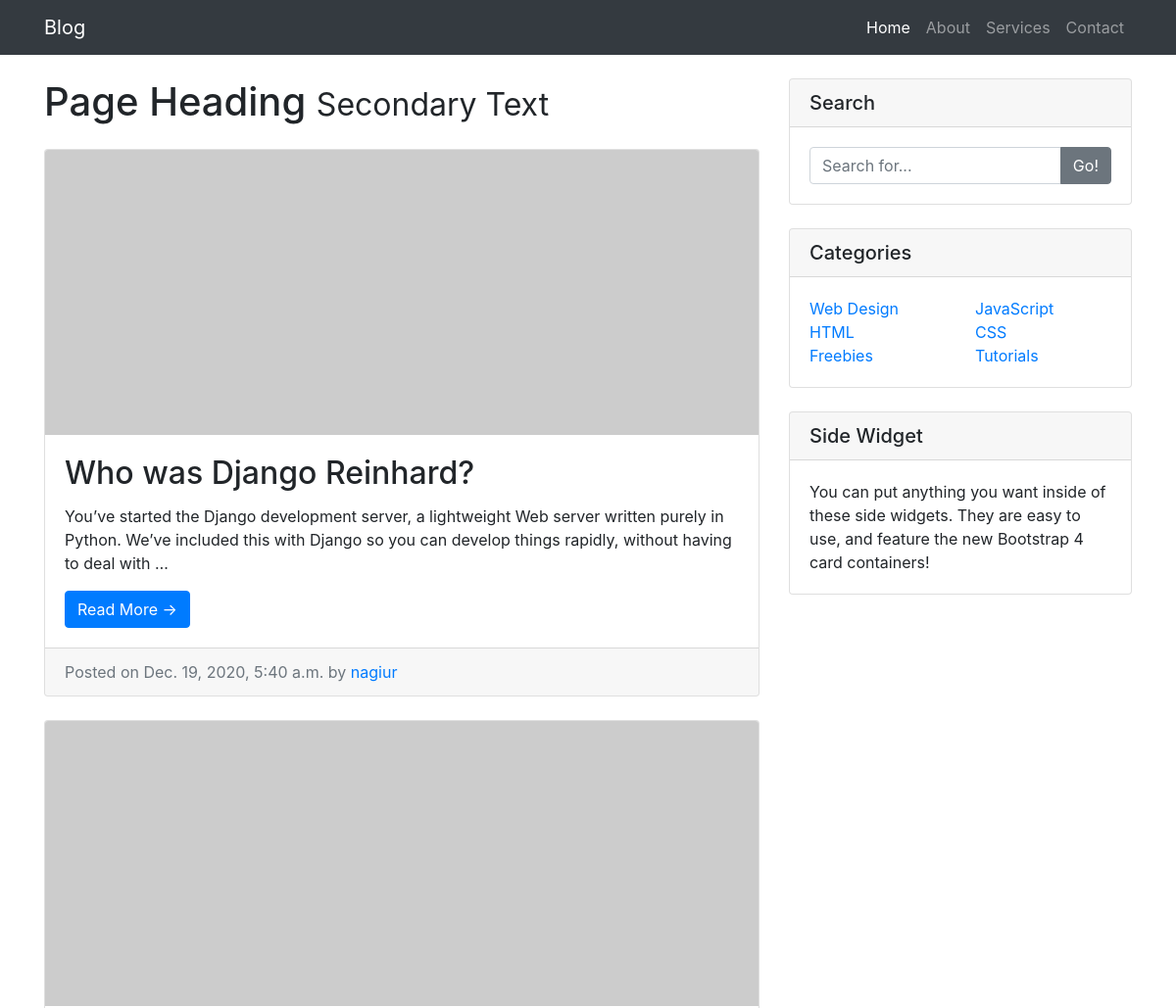
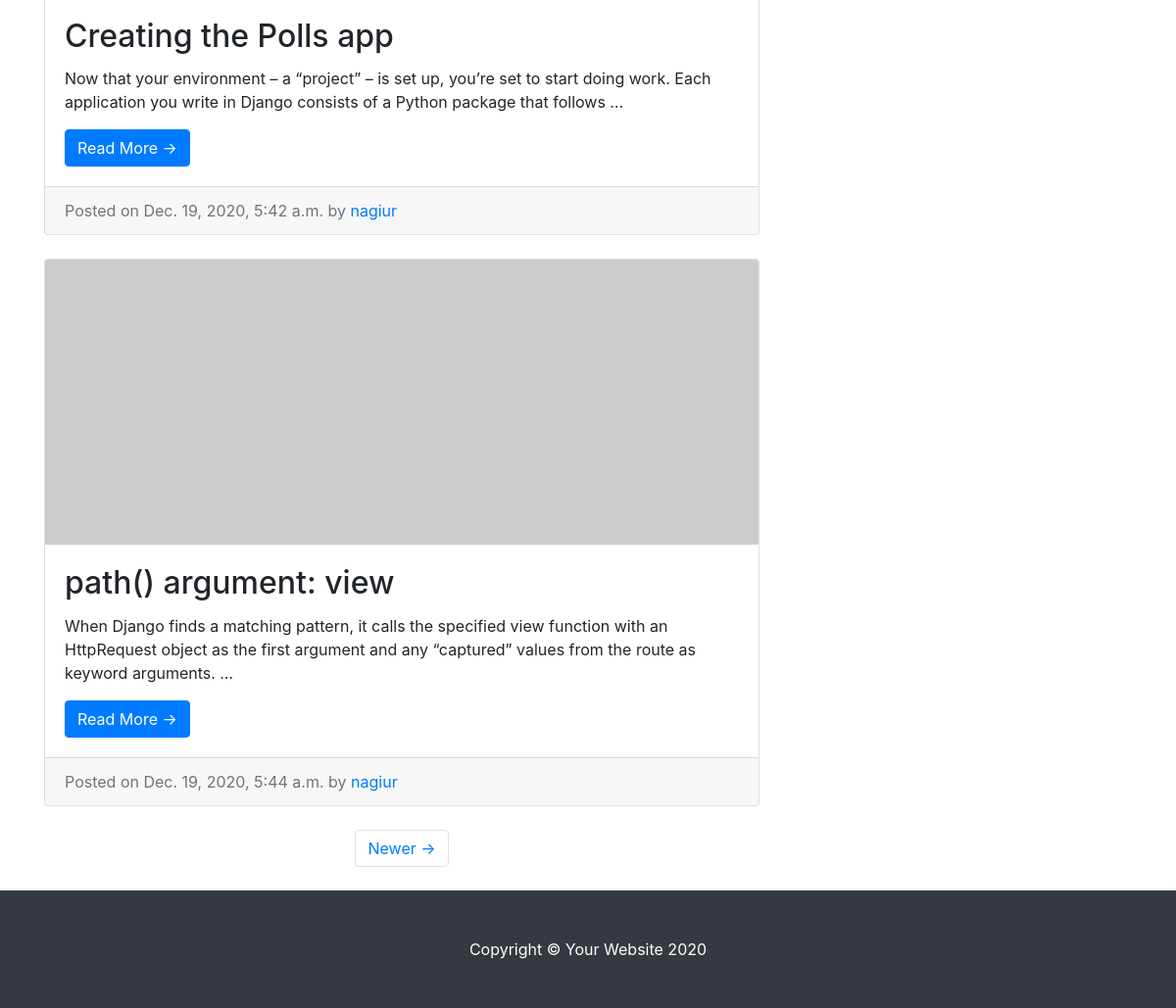
Screenshot of /blog/ with the database file from the repository (2 pictures, top to bottom).
### blog/models.py (models this page shows)
class Post(models.Model):
    STATUS_CHOICES = (
        ('draft', 'Draft'),
        ('published', 'Published')
    )
    title = models.CharField(max_length=250)
    slug = models.SlugField(max_length=250,unique_for_date='publish')
    author = models.ForeignKey(User,on_delete=models.CASCADE,related_name='blog_posts')
    body = models.TextField()
    publish = models.DateTimeField(default=timezone.now)
    created = models.DateTimeField(auto_now_add=True)
    updated = models.DateTimeField(auto_now=True)
    status = models.CharField(max_length=10, choices=STATUS_CHOICES, default='draft')

### blog/views.py (the view)
# urls.py: path('', PostListView.as_view(), name='post_list'),
class PostListView(ListView):
    model = Post
    context_object_name = 'posts'
    paginate_by = 3
    template_name = 'blog/list.html'

### blog/templates/blog/list.html (shortened to what this page needs)
{% extends "blog/base.html" %}
{% block content %}
{% for post in posts %}
        <div class="card mb-4">
          <img class="card-img-top" src="http://placehold.it/750x300" alt="Card image cap">
          <div class="card-body">
            <h2 class="card-title">{{ post.title}}</h2>
            <p class="card-text">{{ post.body | truncatewords:30  }}</p>
            <a href="{% url 'detail' post.id %}" class="btn btn-primary">Read More &rarr;</a>
          </div>
          <div class="card-footer text-muted">
            Posted on {{ post.publish }} by
            <a href="">{{ post.author}}</a>
          </div>
        </div>
{% endfor %}
 {% include "pagination.html" with page=page_obj %}
{% endblock %}

### blog/templates/blog/base.html (shortened to what this page needs)
{% load static %}
<html lang="en">
<head>
  <link href="{% static 'css/vendor/bootstrap/css/bootstrap.min.css' %}" rel="stylesheet">
  <link href="{% static 'css/css/blog-home.css' %}" rel="stylesheet">
</head>
<body>
  <nav class="navbar navbar-expand-lg navbar-dark bg-dark fixed-top">
    <div class="container">
      <a class="navbar-brand" href="#">Blog</a>
      <div class="collapse navbar-collapse" id="navbarResponsive">
        <ul class="navbar-nav ml-auto">
          <li class="nav-item active">
            <a class="nav-link" href="#">Home
            </a>
          </li>
          <li class="nav-item">
            <a class="nav-link" href="#">About</a>
          </li>
          <li class="nav-item">
            <a class="nav-link" href="#">Services</a>
          </li>
          <li class="nav-item">
            <a class="nav-link" href="#">Contact</a>
          </li>
        </ul>
      </div>
    </div>
  </nav>
  <div class="container">
    <div class="row">
      <div class="col-md-8">
        <h1 class="my-4">Page Heading
          <small>Secondary Text</small>
        </h1>
    {% block content %}
    {% endblock %}
      </div>
      <div class="col-md-4">
        <div class="card my-4">
          <h5 class="card-header">Search</h5>
          <div class="card-body">
            <div class="input-group">
              <input type="text" class="form-control" placeholder="Search for...">
              <span class="input-group-append">
                <button class="btn btn-secondary" type="button">Go!</button>
              </span>
            </div>
          </div>
        </div>
        <div class="card my-4">
          <h5 class="card-header">Categories</h5>
          <div class="card-body">
            <div class="row">
              <div class="col-lg-6">
                <ul class="list-unstyled mb-0">
                  <li>
                    <a href="#">Web Design</a>
                  </li>
                  <li>
                    <a href="#">HTML</a>
                  </li>
                  <li>
                    <a href="#">Freebies</a>
                  </li>
                </ul>
              </div>
              <div class="col-lg-6">
                <ul class="list-unstyled mb-0">
                  <li>
                    <a href="#">JavaScript</a>
                  </li>
                  <li>
                    <a href="#">CSS</a>
                  </li>
                  <li>
                    <a href="#">Tutorials</a>
                  </li>
                </ul>
              </div>
            </div>
          </div>
        </div>
        <div class="card my-4">
          <h5 class="card-header">Side Widget</h5>
          <div class="card-body">
            You can put anything you want inside of these side widgets. They are easy to use, and feature the new Bootstrap 4 card containers!
          </div>
        </div>
      </div>
    </div>
  </div>
  <footer class="py-5 bg-dark">
    <div class="container">
      <p class="m-0 text-center text-white">Copyright &copy; Your Website 2020</p>
    </div>
  </footer>
</body>
</html>

### blog/templates/pagination.html (shortened to what this page needs)
  <ul class="pagination justify-content-center mb-4">
    {% if page.has_next %}
    <li class="page-item ">
      <a class="page-link" href="?page={{ page.next_page_number }}">Newer &rarr;</a>
    </li>
    {% endif %}
  </ul>

### blog/static/css/css/blog-home.css (style rules this page uses)
body { padding-top: 56px; }

### rows the page displays
Post: title "Who was Django Reinhard?", body "You’ve started the Django development server, a lightweight Web server written purely in Python. We’ve included this with Django so you can develop things rapidly, without having to deal with …", publish "Dec. 19, 2020, 5:40 a.m.", author "nagiur"
Post: title "Creating the Polls app", body "Now that your environment – a “project” – is set up, you’re set to start doing work. Each application you write in Django consists of a Python package that follows …", publish "Dec. 19, 2020, 5:42 a.m.", author "nagiur"
Post: title "path() argument: view", body "When Django finds a matching pattern, it calls the specified view function with an HttpRequest object as the first argument and any “captured” values from the route as keyword arguments. …", publish "Dec. 19, 2020, 5:44 a.m.", author "nagiur"
